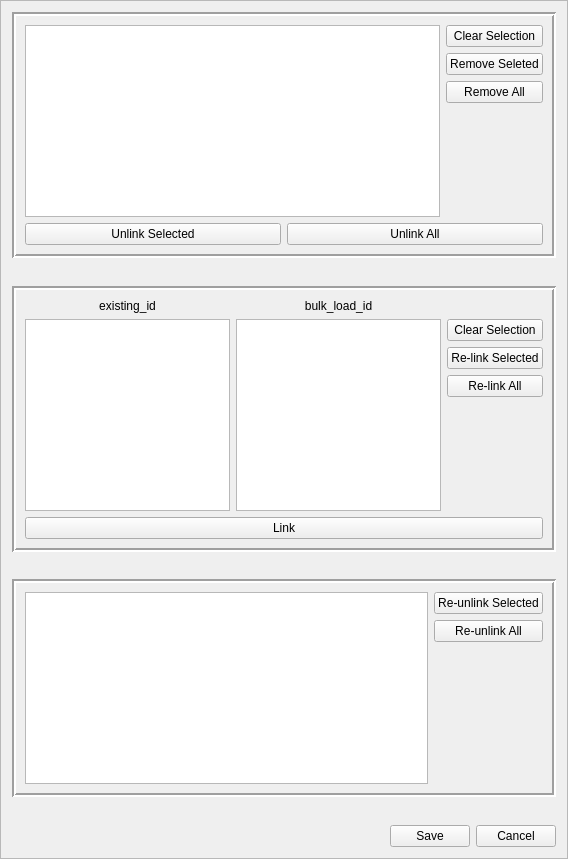
<?xml version="1.0" encoding="UTF-8"?>
<ui version="4.0">
 <class>frame_alter_building_relationship</class>
 <widget class="QFrame" name="frame_alter_building_relationship">
  <property name="geometry">
   <rect>
    <x>0</x>
    <y>0</y>
    <width>568</width>
    <height>859</height>
   </rect>
  </property>
  <property name="windowTitle">
   <string>Frame</string>
  </property>
  <property name="frameShape">
   <enum>QFrame::StyledPanel</enum>
  </property>
  <property name="frameShadow">
   <enum>QFrame::Raised</enum>
  </property>
  <property name="lineWidth">
   <number>1</number>
  </property>
  <layout class="QGridLayout" name="gridLayout">
   <item row="0" column="0" colspan="3">
    <widget class="QFrame" name="frame">
     <property name="sizePolicy">
      <sizepolicy hsizetype="Expanding" vsizetype="Fixed">
       <horstretch>0</horstretch>
       <verstretch>0</verstretch>
      </sizepolicy>
     </property>
     <property name="frameShape">
      <enum>QFrame::Box</enum>
     </property>
     <property name="frameShadow">
      <enum>QFrame::Sunken</enum>
     </property>
     <property name="lineWidth">
      <number>2</number>
     </property>
     <layout class="QVBoxLayout" name="verticalLayout_2">
      <item>
       <layout class="QHBoxLayout" name="horizontalLayout_8">
        <item>
         <widget class="QTableWidget" name="tbl_original"/>
        </item>
        <item>
         <layout class="QVBoxLayout" name="verticalLayout">
          <item>
           <widget class="QPushButton" name="btn_clear_slt">
            <property name="text">
             <string>Clear Selection</string>
            </property>
           </widget>
          </item>
          <item>
           <widget class="QPushButton" name="btn_remove_slt">
            <property name="text">
             <string>Remove Seleted</string>
            </property>
           </widget>
          </item>
          <item>
           <widget class="QPushButton" name="btn_remove_all">
            <property name="text">
             <string>Remove All</string>
            </property>
           </widget>
          </item>
          <item>
           <spacer name="verticalSpacer_2">
            <property name="orientation">
             <enum>Qt::Vertical</enum>
            </property>
            <property name="sizeHint" stdset="0">
             <size>
              <width>20</width>
              <height>40</height>
             </size>
            </property>
           </spacer>
          </item>
         </layout>
        </item>
       </layout>
      </item>
      <item>
       <layout class="QHBoxLayout" name="horizontalLayout_3">
        <item>
         <widget class="QPushButton" name="btn_unlink_selected">
          <property name="text">
           <string>Unlink Selected</string>
          </property>
         </widget>
        </item>
        <item>
         <widget class="QPushButton" name="btn_unlink_all">
          <property name="text">
           <string>Unlink All</string>
          </property>
         </widget>
        </item>
       </layout>
      </item>
     </layout>
    </widget>
   </item>
   <item row="7" column="0" colspan="3">
    <layout class="QHBoxLayout" name="horizontalLayout_4">
     <item>
      <spacer name="horizontalSpacer_5">
       <property name="orientation">
        <enum>Qt::Horizontal</enum>
       </property>
       <property name="sizeHint" stdset="0">
        <size>
         <width>40</width>
         <height>20</height>
        </size>
       </property>
      </spacer>
     </item>
     <item>
      <widget class="QPushButton" name="btn_save">
       <property name="text">
        <string>Save</string>
       </property>
      </widget>
     </item>
     <item>
      <widget class="QPushButton" name="btn_cancel">
       <property name="text">
        <string>Cancel</string>
       </property>
      </widget>
     </item>
    </layout>
   </item>
   <item row="2" column="0" rowspan="2" colspan="3">
    <widget class="QFrame" name="frame_2">
     <property name="sizePolicy">
      <sizepolicy hsizetype="Expanding" vsizetype="Fixed">
       <horstretch>0</horstretch>
       <verstretch>0</verstretch>
      </sizepolicy>
     </property>
     <property name="frameShape">
      <enum>QFrame::Box</enum>
     </property>
     <property name="frameShadow">
      <enum>QFrame::Sunken</enum>
     </property>
     <property name="lineWidth">
      <number>2</number>
     </property>
     <layout class="QVBoxLayout" name="verticalLayout_3">
      <item>
       <layout class="QHBoxLayout" name="horizontalLayout_6">
        <item>
         <layout class="QVBoxLayout" name="verticalLayout_7">
          <item>
           <widget class="QLabel" name="label">
            <property name="sizePolicy">
             <sizepolicy hsizetype="Preferred" vsizetype="Preferred">
              <horstretch>0</horstretch>
              <verstretch>0</verstretch>
             </sizepolicy>
            </property>
            <property name="text">
             <string>existing_id</string>
            </property>
            <property name="alignment">
             <set>Qt::AlignCenter</set>
            </property>
           </widget>
          </item>
          <item>
           <widget class="QListWidget" name="lst_existing"/>
          </item>
         </layout>
        </item>
        <item>
         <layout class="QVBoxLayout" name="verticalLayout_8">
          <item>
           <widget class="QLabel" name="label_2">
            <property name="text">
             <string>bulk_load_id</string>
            </property>
            <property name="alignment">
             <set>Qt::AlignCenter</set>
            </property>
           </widget>
          </item>
          <item>
           <widget class="QListWidget" name="lst_bulk"/>
          </item>
         </layout>
        </item>
        <item>
         <layout class="QVBoxLayout" name="verticalLayout_5">
          <item>
           <widget class="QLabel" name="label_3">
            <property name="text">
             <string/>
            </property>
           </widget>
          </item>
          <item>
           <widget class="QPushButton" name="btn_clear_slt2">
            <property name="text">
             <string>Clear Selection</string>
            </property>
           </widget>
          </item>
          <item>
           <widget class="QPushButton" name="btn_relink_slt">
            <property name="text">
             <string>Re-link Selected</string>
            </property>
           </widget>
          </item>
          <item>
           <widget class="QPushButton" name="btn_relink_all">
            <property name="text">
             <string>Re-link All</string>
            </property>
           </widget>
          </item>
          <item>
           <spacer name="verticalSpacer_5">
            <property name="orientation">
             <enum>Qt::Vertical</enum>
            </property>
            <property name="sizeHint" stdset="0">
             <size>
              <width>20</width>
              <height>40</height>
             </size>
            </property>
           </spacer>
          </item>
         </layout>
        </item>
       </layout>
      </item>
      <item>
       <layout class="QHBoxLayout" name="horizontalLayout">
        <item>
         <widget class="QPushButton" name="btn_link">
          <property name="text">
           <string>Link</string>
          </property>
         </widget>
        </item>
       </layout>
      </item>
     </layout>
    </widget>
   </item>
   <item row="4" column="1">
    <spacer name="verticalSpacer_3">
     <property name="orientation">
      <enum>Qt::Vertical</enum>
     </property>
     <property name="sizeHint" stdset="0">
      <size>
       <width>20</width>
       <height>40</height>
      </size>
     </property>
    </spacer>
   </item>
   <item row="5" column="0" colspan="3">
    <widget class="QFrame" name="frame_3">
     <property name="sizePolicy">
      <sizepolicy hsizetype="Preferred" vsizetype="Fixed">
       <horstretch>0</horstretch>
       <verstretch>0</verstretch>
      </sizepolicy>
     </property>
     <property name="frameShape">
      <enum>QFrame::Box</enum>
     </property>
     <property name="frameShadow">
      <enum>QFrame::Sunken</enum>
     </property>
     <property name="lineWidth">
      <number>2</number>
     </property>
     <layout class="QVBoxLayout" name="verticalLayout_4">
      <item>
       <layout class="QHBoxLayout" name="horizontalLayout_7">
        <item>
         <widget class="QTableWidget" name="tbl_result"/>
        </item>
        <item>
         <layout class="QVBoxLayout" name="verticalLayout_6">
          <item>
           <widget class="QPushButton" name="btn_reunlink_slt">
            <property name="text">
             <string>Re-unlink Selected</string>
            </property>
           </widget>
          </item>
          <item>
           <widget class="QPushButton" name="btn_reunlink_all">
            <property name="text">
             <string>Re-unlink All</string>
            </property>
           </widget>
          </item>
          <item>
           <spacer name="verticalSpacer_6">
            <property name="orientation">
             <enum>Qt::Vertical</enum>
            </property>
            <property name="sizeHint" stdset="0">
             <size>
              <width>20</width>
              <height>40</height>
             </size>
            </property>
           </spacer>
          </item>
         </layout>
        </item>
       </layout>
      </item>
     </layout>
    </widget>
   </item>
   <item row="6" column="1">
    <spacer name="verticalSpacer">
     <property name="orientation">
      <enum>Qt::Vertical</enum>
     </property>
     <property name="sizeType">
      <enum>QSizePolicy::Expanding</enum>
     </property>
     <property name="sizeHint" stdset="0">
      <size>
       <width>20</width>
       <height>40</height>
      </size>
     </property>
    </spacer>
   </item>
   <item row="1" column="0">
    <spacer name="verticalSpacer_4">
     <property name="orientation">
      <enum>Qt::Vertical</enum>
     </property>
     <property name="sizeType">
      <enum>QSizePolicy::Expanding</enum>
     </property>
     <property name="sizeHint" stdset="0">
      <size>
       <width>20</width>
       <height>40</height>
      </size>
     </property>
    </spacer>
   </item>
  </layout>
 </widget>
 <resources/>
 <connections/>
</ui>
